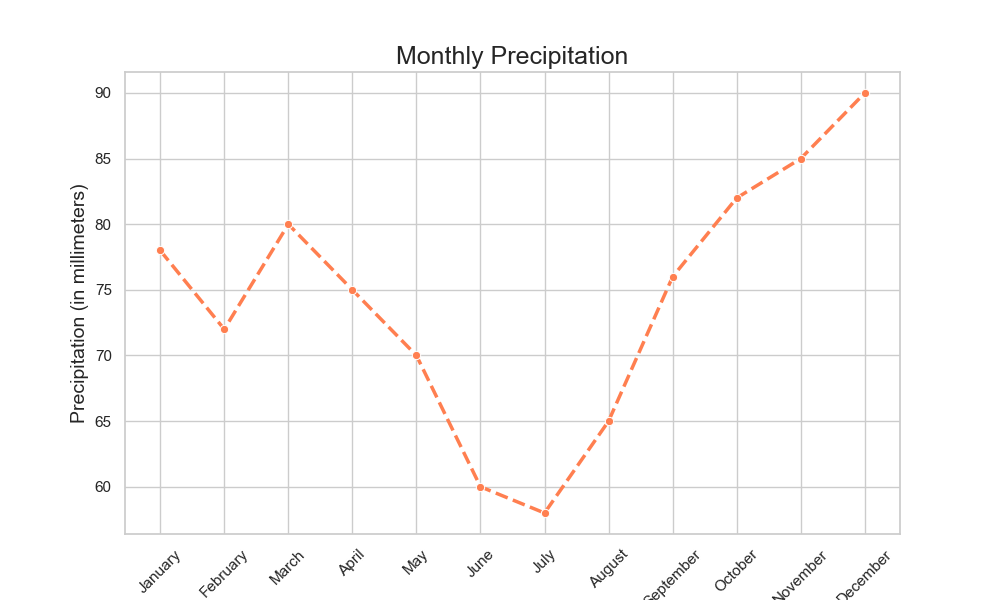

Generate this figure with Python:

import seaborn as sns
import matplotlib.pyplot as plt
import pandas as pd

# Convert the chart table data to a DataFrame.
data = pd.DataFrame([
    {'Month': 'January', 'Precipitation': 78},
    {'Month': 'February', 'Precipitation': 72},
    {'Month': 'March', 'Precipitation': 80},
    {'Month': 'April', 'Precipitation': 75},
    {'Month': 'May', 'Precipitation': 70},
    {'Month': 'June', 'Precipitation': 60},
    {'Month': 'July', 'Precipitation': 58},
    {'Month': 'August', 'Precipitation': 65},
    {'Month': 'September', 'Precipitation': 76},
    {'Month': 'October', 'Precipitation': 82},
    {'Month': 'November', 'Precipitation': 85},
    {'Month': 'December', 'Precipitation': 90}
])

# Convert 'Month' to a categorical type and order it correctly.
months_order = ['January', 'February', 'March', 'April', 'May', 'June', 'July', 
                'August', 'September', 'October', 'November', 'December']
data['Month'] = pd.Categorical(data['Month'], categories=months_order, ordered=True)

# Create the line plot
sns.set_theme(style="whitegrid")
plt.figure(figsize=(10, 6))
line_plot = sns.lineplot(
    x='Month', 
    y='Precipitation', 
    data=data,
    marker='o',  # Add markers to each data point
    color="coral",  # Set the color of the line
    linewidth=2.5,  # Set the width of the line
    linestyle='--'  # Set the style of the line to dashed
)

# Add titles and labels
plt.title('Monthly Precipitation', fontsize=18)
plt.xlabel('Month', fontsize=14)
plt.ylabel('Precipitation (in millimeters)', fontsize=14)

# Rotate x-axis labels for better readability
plt.xticks(rotation=45)

# Add grid lines for better readability
plt.grid(True)

# Show the plot
plt.show()
